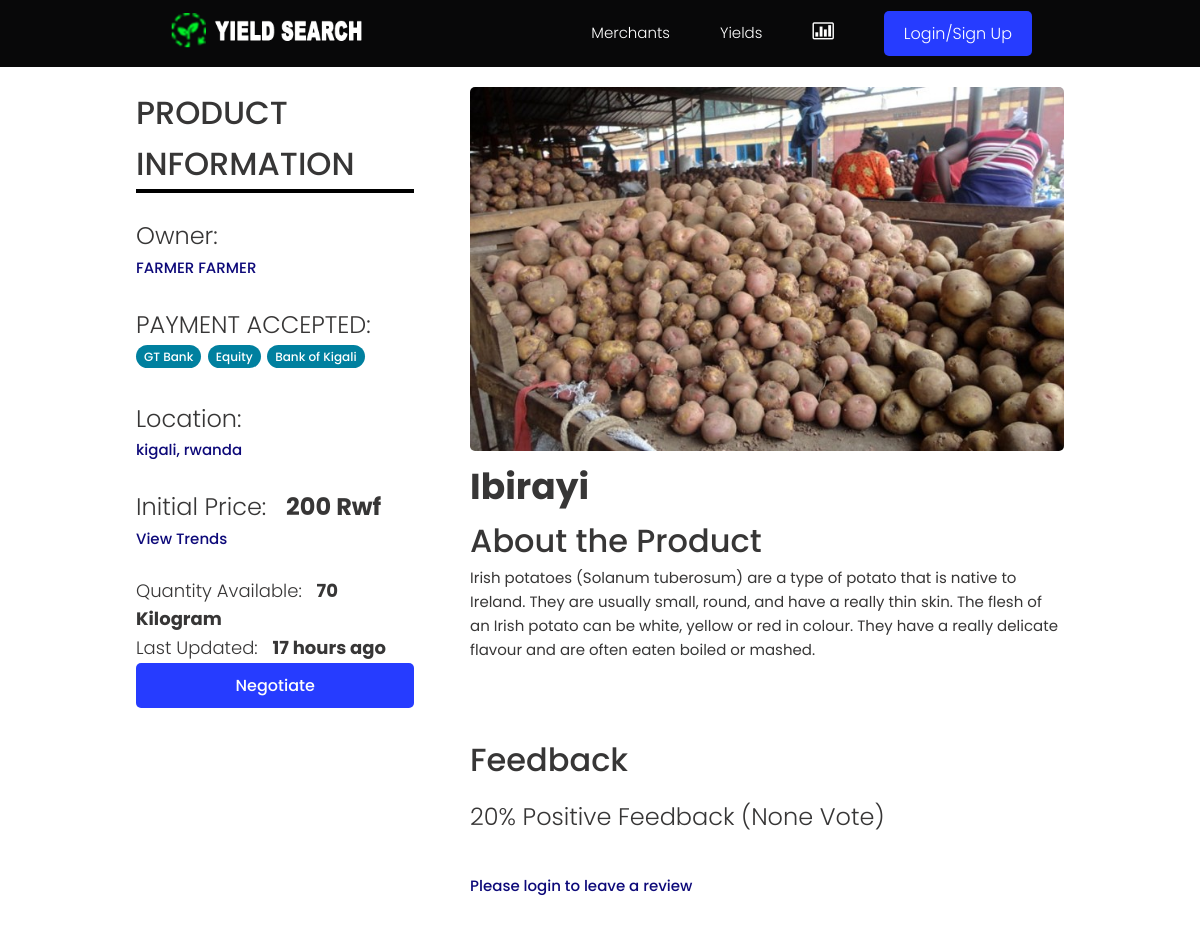
/products/product/b98c0e06-3a01-4c78-bda5-37adc0f1d3c4/, run on an earlier commit of the app's database.
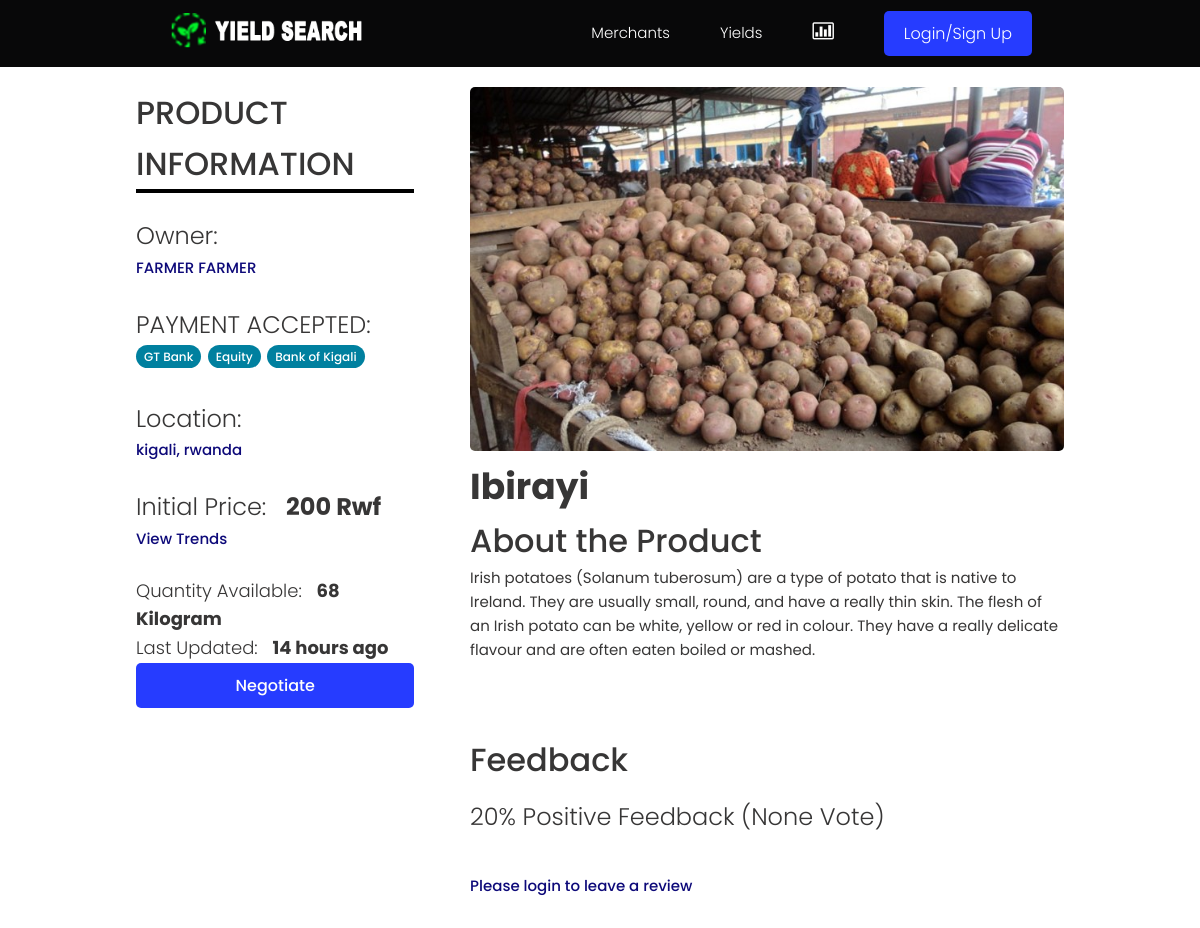
And on a later commit of the database.
### products/models.py (models this page shows, shortened)
class Product(models.Model):
    owner = models.ForeignKey(Profile, null=True, blank=True, on_delete=models.CASCADE, related_name='owner')
    name = models.ForeignKey('SingleProduct', default=uuid.uuid4, on_delete=models.CASCADE, null=True, related_name = 'product')
    description = models.TextField(null=True, blank=True)
    featured_image = models.ImageField(null=True, blank=True, default="default.jpg")
    quantity = models.PositiveIntegerField(null=True, blank=True, default=0)
    location = models.CharField(max_length=100, null=True, blank=True)
    payments = models.ManyToManyField('Payment', blank=True, default="In Hand")
    instock = models.BooleanField(blank=True, null=True, default=True)
    vote_total = models.IntegerField(default=0, null=True, blank=True)
    vote_ratio = models.IntegerField(default=0, null=True, blank=True)
    updated = models.DateTimeField(auto_now=True)
    created = models.DateTimeField(auto_now_add=True)
    id = models.UUIDField(default=uuid.uuid4, unique=True,primary_key=True, editable=True)
    class Meta:
        ordering = ['-vote_ratio', '-vote_total', '-created']
    @property
    def imageURL(self):
        try:
            url = self.featured_image.url
        except:
            url = ''
        return url
    @property
    def reviewers(self):
        queryset = self.review_set.all().values_list('owner__id', flat=True)
        return queryset

class SingleProduct(models.Model):
    name = models.CharField(max_length=200, null=True, blank=True, default="Ibirayi")
    price = models.PositiveIntegerField(null=True, blank=True, default=0)
    unity = models.CharField(max_length=200, null=True, blank=True, default="Kilogram")
    created = models.DateTimeField(auto_now_add=True)
    updated = models.DateTimeField(auto_now=True)
    id = models.UUIDField(default=uuid.uuid4, unique=True,
                          primary_key=True, editable=False)
    class Meta:
        verbose_name_plural = "Category"

### users/models.py (models this page shows, shortened)
class Profile(models.Model):
    user = models.OneToOneField(
        User, on_delete=models.CASCADE, null=True, blank=True, related_name="profile")
    name = models.CharField(max_length=200, blank=True, null=True)
    email = models.EmailField(max_length=500, blank=True, null=True)
    username = models.CharField(max_length=200, blank=True, null=True)
    born = models.DateField(max_length=200, null=True, verbose_name="Date of Birth")
    username = models.CharField(max_length=200, blank=True, null=True)
    location = models.CharField(max_length=200, blank=True, null=True)
    nid = models.CharField(max_length=16, blank=True, null=True)
    bio = models.TextField(blank=True, null=True)
    profile_image = models.ImageField(
        null=True, blank=True, upload_to='profiles/', default="profiles/user-default.png")
    account = models.CharField(max_length=200, blank=True, null=True)
    phone1 = models.CharField(blank=True,  max_length=13,  null=True, help_text='Example +2507XXXXXXXXXXX')
    phone2 = models.CharField(blank=True,  max_length=13, null=True, help_text='Example +2507XXXXXXXXXXX')
    created = models.DateTimeField(auto_now_add=True)
    updated = models.DateTimeField(auto_now=True)
    id = models.UUIDField(default=uuid.uuid4, unique=True,
                          primary_key=True, editable=False)
    class Meta:
        ordering = ['created']

### products/views.py (the view, shortened to what this page needs)
# urls.py: path('product/<str:pk>/', views.product, name="product"),
def product(request, pk):
    if request.user.is_staff:
        return redirect('admin/')
    productObj = Product.objects.get(id=pk)
    form = ReviewForm()
    return render(request, 'products/single-product.html', {'product': productObj, 'form': form})

### products/models.py (called while the page is built)
    def __str__(self):
        return self.name

### products/templates/products/single-product.html (shortened to what this page needs)
{% extends 'main.html' %}
{% load humanize %}
{% block content %}
<main class="singleProject my-md here"  style="background:#fff;">
    <div class="container">
        <div class="layout">
            <div class="column column--1of3">
                <h3 class="singleProject__subtitle">PRODUCT INFORMATION </h3>
                <hr style="border: 2px solid #000;">
                <br>
                <h5 class="singleProject__subtitle">Owner: </h5>
                <a href="{% url 'user-profile' product.owner.id  %}"
                    class="singleProject__developer">{{product.owner.name}}</a>
                    <br><br>
                <div class="singleProject__toolStack">
                   <h5 class="singleProject__subtitle">PAYMENT ACCEPTED: </h5>
                    {% for payment in product.payments.all %}
                    <span class="tag tag--pill tag--main">
                        <small>{{payment}}</small>
                    </span>
                    {% endfor %}
                    <br><br>
                   <h5 class="singleProject__subtitle">Location: </h5>
                   <a href="https://www.google.com/maps/place/{{product.location}}/"> {{product.location}} </a>
                     <br><br>
                   <h5 class="singleProject__subtitle">Initial Price: &nbsp; <b>{{product.name.price}} Rwf</b> </h5>
                   <a href="#"> View Trends </a>
                     <br><br>
                   <h6 class="singleProject__subtitle">Quantity Available: &nbsp; <b>{{product.quantity}} {{product.name.unity}}</b> </h6>
 <h6 class="singleProject__subtitle">Last Updated: &nbsp; <b>{{product.updated|naturaltime}}</b> </h6>
                              {% if product.owner.username  == request.user.username %}
                                    <button class="btn btn--sub  buy">
                                        <small><a style="color:#fff;" href=" {% url 'account' %}">Your own</a></small>
                                        </button>
                                    {% elif product.quantity > 0 %}
                                    <button class="btn btn--sub  buy" style="cursor:pointer;" onclick="window.location.href='{% url 'checkout-product' product.id %}'">
                                        <small>Negotiate</small>
                                        </button>
                                    {% else %}
                                    <button class="btn btn--sub btn--lg buy" disabled><small>OUT OF STOCK</small></button>
                                    {% endif %}
                </div>
            </div>
            <div class="column column--2of3">
                <img id="myModalImg" alt="{{product.name.name}}" class="singleProject__preview"  src="{{ product.imageURL }}" alt="portfolio thumbnail" />
                <h2 class="singleProject__title">{{product.name.name}}</h2>
                <h3 class="singleProject__subtitle">About the Product</h3>
                <div class="singleProject__info">
                    {{product.description}}
                </div>
                <div class="comments">
                    <h3 class="singleProject__subtitle">Feedback</h3>
                    <h5 class="product--rating">
                        {{product.vote_ratio}}% Positive Feedback ({{product.vote_total}}
                        Vote{{product.vote_total|pluralize:"s"}})
                    </h5>
                    {% if request.user.profile.id in product.reviewers %}
                    <p>You have already submitted your review for this product</p>
                    {% elif request.user.profile == product.owner %}
                    <p>You cannot review your own product</p>
                    {% else %}
                    <a href="{% url 'login' %}?next={{request.path}}">Please login to leave a review</a>
                    {% endif %}
                </div>
            </div>
        </div>
    </div>
</main>
{% endblock %}

What changed in the data, as far as the page shows it:
changed Product "None": quantity "70" → "68"; updated "17 hours ago" → "14 hours ago"
